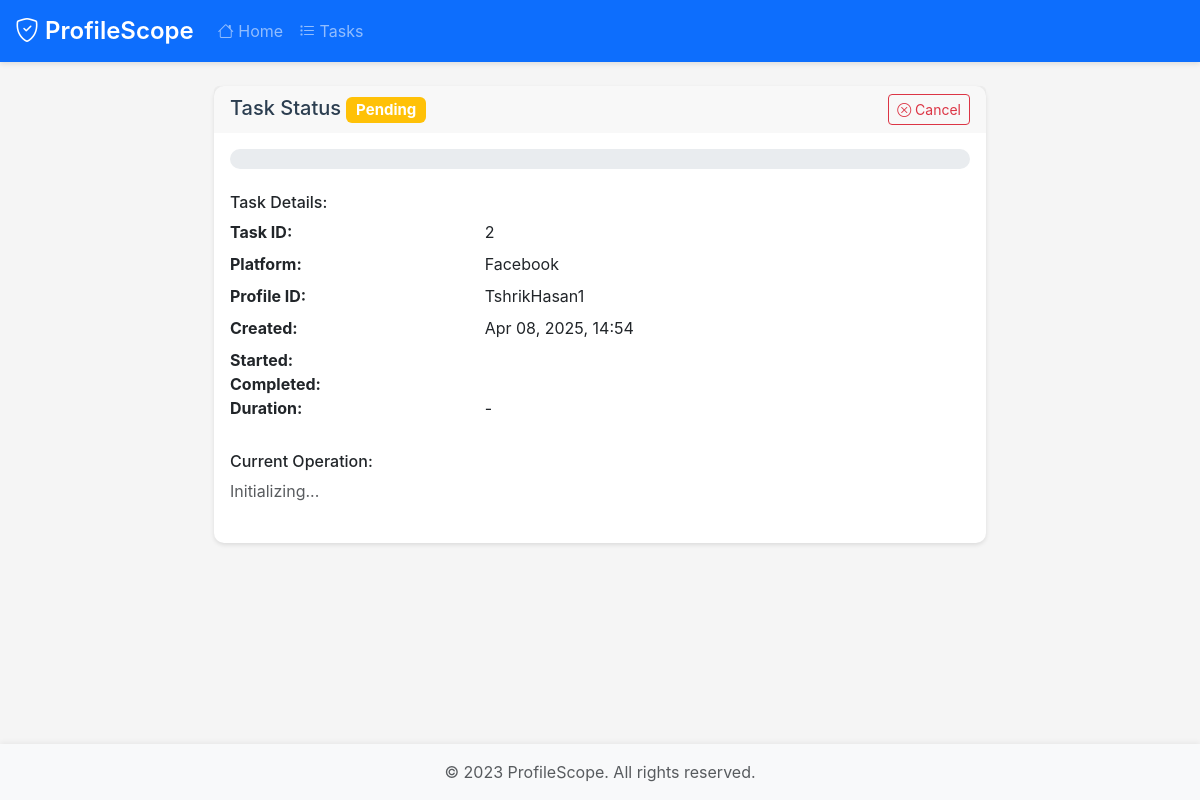
Page /tasks/2 on the committed database.
### app/web/models/task.py (models this page shows, shortened)
class Task(db.Model):
    id = db.Column(db.Integer, primary_key=True)
    platform = db.Column(db.String(50), nullable=False)
    profile_id = db.Column(db.String(255), nullable=False)
    status = db.Column(db.Enum(TaskStatus), default=TaskStatus.PENDING)
    progress = db.Column(db.Integer, default=0)
    message = db.Column(db.String(255))
    result_path = db.Column(db.String(255))
    error = db.Column(db.Text)
    duration = db.Column(db.Float)
    created_at = db.Column(db.DateTime, default=datetime.utcnow)
    updated_at = db.Column(
        db.DateTime, default=datetime.utcnow, onupdate=datetime.utcnow
    )
    started_at = db.Column(db.DateTime)
    completed_at = db.Column(db.DateTime)

### app/web/routes/views.py (the view)
@views_bp.route("/tasks/<int:task_id>")
def task(task_id):
    task = Task.query.get_or_404(task_id)
    return render_template("task.html", task=task)

### app/web/filters.py (called while the page is built, shortened)
def format_datetime(value):
    if not value:
        return ""
    if isinstance(value, str):
        try:
            value = datetime.fromisoformat(value.replace("Z", "+00:00"))
        except ValueError:
            return value
    return value.strftime("%b %d, %Y, %H:%M")

def format_duration(seconds):
    if not seconds:
        return "-"

def status_badge(status):
    badges = {
        "pending": "warning",
        "processing": "primary",
        "completed": "success",
        "failed": "danger",
    }
    return badges.get(status, "secondary")

def status_badge_class(status_enum):
    if hasattr(status_enum, "value"):
        status = status_enum.value
    else:
        status = str(status_enum).lower()
    return f"bg-{status_badge(status)}"

### app/web/templates/task.html (shortened to what this page needs)
{% extends "base.html" %}
{% block content %}
<div class="container">
    <div class="row justify-content-center">
        <div class="col-md-8">
            <div class="card" id="taskContainer" data-task-id="{{ task.id }}" data-status="{{ task.status }}">
                <div class="card-header d-flex justify-content-between align-items-center">
                    <h5 class="card-title mb-0">
                        Task Status
                        <span class="badge {{ task.status|status_badge_class }}" id="taskStatus">
                            {{ task.status|title }}
                        </span>
                    </h5>
                    {% if task.status in ['pending', 'processing'] %}
                        <button class="btn btn-outline-danger btn-sm" id="cancelTask">
                            <i class="bi bi-x-circle"></i> Cancel
                        </button>
                    {% endif %}
                </div>
                <div class="card-body">
                    <div class="progress mb-4" style="height: 20px;">
                    </div>
                    <div class="mb-4">
                        <h6>Task Details:</h6>
                        <dl class="row">
                            <dt class="col-sm-4">Task ID:</dt>
                            <dd class="col-sm-8">{{ task.id }}</dd>
                            <dt class="col-sm-4">Platform:</dt>
                            <dd class="col-sm-8">{{ task.platform|title }}</dd>
                            <dt class="col-sm-4">Profile ID:</dt>
                            <dd class="col-sm-8">{{ task.profile_id }}</dd>
                            <dt class="col-sm-4">Created:</dt>
                            <dd class="col-sm-8">{{ task.created_at|datetime }}</dd>
                            <dt class="col-sm-4">Started:</dt>
                            <dd class="col-sm-8">{{ task.started_at|datetime }}</dd>
                            <dt class="col-sm-4">Completed:</dt>
                            <dd class="col-sm-8">{{ task.completed_at|datetime }}</dd>
                            <dt class="col-sm-4">Duration:</dt>
                            <dd class="col-sm-8">{{ task.duration|duration }}</dd>
                        </dl>
                    </div>
                    <div class="mb-4">
                        <h6>Current Operation:</h6>
                        <p id="taskMessage" class="text-muted">
                            {{ task.message or 'Initializing...' }}
                        </p>
                    </div>
                </div>
            </div>
        </div>
    </div>
</div>
{% endblock %}

### app/web/static/css/style.css (style rules this page uses)
:root { --primary: #4a6fa5; --secondary: #6c757d; --success: #28a745; --danger: #dc3545; --warning: #ffc107; --info: #17a2b8; --light: #f8f9fa; --dark: #343a40; --primary-color: #2c3e50; --secondary-color: #34495e; --accent-color: #3498db; --success-color: #2ecc71; --warning-color: #f1c40f; --danger-color: #e74c3c; --light-bg: #f8f9fa; --dark-bg: #343a40; }
body { background-color: #f5f5f5; color: #333; min-height: 100vh; display: flex; flex-direction: column; font-family: -apple-system, BlinkMacSystemFont, "Segoe UI", Roboto, "Helvetica Neue", Arial, sans-serif; }
.container { max-width: 1200px; width: 100%; padding-right: 15px; padding-left: 15px; margin-right: auto; margin-left: auto; }
.card { border-radius: 10px; box-shadow: 0 4px 6px rgba(0, 0, 0, 0.1); margin-bottom: 20px; border: none; box-shadow: 0 2px 4px rgba(0, 0, 0, 0.1); transition: box-shadow 0.3s ease; }
.card-header { font-weight: bold; border-bottom: none; }
.card-title { color: var(--primary-color); }
.progress { background-color: #e9ecef; border-radius: 10px; height: 10px; margin-bottom: 10px; border-radius: 1rem; }

### rows in the picture
Task: status "Pending", id "2", platform "Facebook", profile_id "TshrikHasan1", created_at "Apr 08, 2025, 14:54", duration|duration "-", message "Initializing..."
